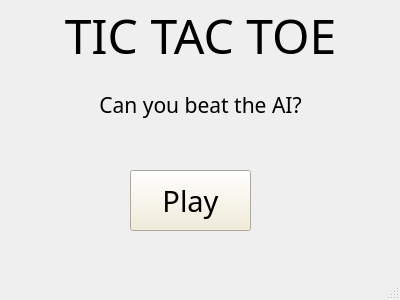
<?xml version="1.0" encoding="UTF-8"?>
<ui version="4.0">
 <class>MainWindow</class>
 <widget class="QMainWindow" name="MainWindow">
  <property name="geometry">
   <rect>
    <x>0</x>
    <y>0</y>
    <width>400</width>
    <height>300</height>
   </rect>
  </property>
  <property name="windowTitle">
   <string>MainWindow</string>
  </property>
  <widget class="QWidget" name="centralWidget">
   <widget class="QLabel" name="label">
    <property name="geometry">
     <rect>
      <x>0</x>
      <y>10</y>
      <width>401</width>
      <height>51</height>
     </rect>
    </property>
    <property name="font">
     <font>
      <family>DigifaceWide</family>
      <pointsize>36</pointsize>
     </font>
    </property>
    <property name="layoutDirection">
     <enum>Qt::LeftToRight</enum>
    </property>
    <property name="text">
     <string>TIC TAC TOE</string>
    </property>
    <property name="alignment">
     <set>Qt::AlignCenter</set>
    </property>
   </widget>
   <widget class="QPushButton" name="pushButton">
    <property name="geometry">
     <rect>
      <x>130</x>
      <y>170</y>
      <width>121</width>
      <height>61</height>
     </rect>
    </property>
    <property name="font">
     <font>
      <family>DigifaceWide</family>
      <pointsize>22</pointsize>
     </font>
    </property>
    <property name="styleSheet">
     <string notr="true">#pushButton
{
background-color: rgb(242, 235, 211);
}
#pushButton:hover
{
background-color: #d9d3bd;
}</string>
    </property>
    <property name="text">
     <string>Play</string>
    </property>
   </widget>
   <widget class="QLabel" name="label_2">
    <property name="geometry">
     <rect>
      <x>0</x>
      <y>90</y>
      <width>401</width>
      <height>30</height>
     </rect>
    </property>
    <property name="font">
     <font>
      <family>DigifaceWide</family>
      <pointsize>16</pointsize>
     </font>
    </property>
    <property name="layoutDirection">
     <enum>Qt::LeftToRight</enum>
    </property>
    <property name="text">
     <string>Can you beat the AI?</string>
    </property>
    <property name="alignment">
     <set>Qt::AlignCenter</set>
    </property>
   </widget>
  </widget>
  <widget class="QMenuBar" name="menuBar">
   <property name="geometry">
    <rect>
     <x>0</x>
     <y>0</y>
     <width>400</width>
     <height>21</height>
    </rect>
   </property>
  </widget>
  <widget class="QStatusBar" name="statusBar"/>
 </widget>
 <layoutdefault spacing="6" margin="11"/>
 <resources/>
 <connections/>
</ui>
